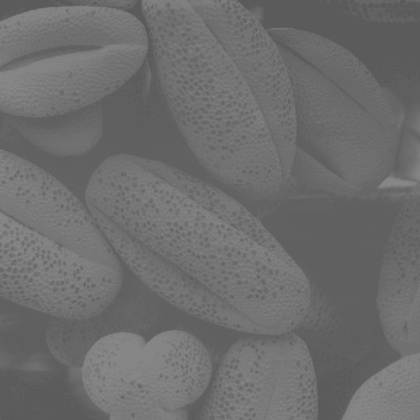
%> input picture Histogram Equalization/Fig3.15(a)3.jpg, 420 x 420 px, shrunk from 500 x 500 before the run
$ octave 'HISTOGRAM EQUALIZATION.m'   (GNU Octave 9; MATLAB toolbox functions it lacks are replaced by stand-ins)
%> lines starting %> are read from the running program, lines starting %| are printed output that depends on the picture
% Read the image
%im=imread('Fig3.15(a)3.jpg');
image=imread('Fig3.15(a)3.jpg');
%> image is the input picture: size 420x420 uint8; min 87, max 138, mean 109.1
% Determinate dimension imagen
[r,c]=size(image);
%> r = 420; c = 420
% Create histogram vector for counting pixel occurrences from 0 to 255
histogram= zeros(256,1);
for r=1:1:r
    for c=1:1:c
        % we add one for fit the scale
        point=image(r,c)+1;
        % Update histogram each time a pixel value is found
        histogram(point)=histogram(point)+1;
    end
end
%> after the loop, histogram = 256 values, max 13093 at index 97, min 0 at index 1, mean 689.1
% We regulate histogram
hist=histogram/(r*c);
%> hist = 256 values, max 0.0742 at index 97, min 0 at index 1, mean 0.00391
n=256;
% The gray-levels in an image may be viewed as random
% variables in the interval [0,1]. A transformation function of
% particular importance in image processing has the form
cumulative=zeros(n,1);
a=hist(1);
%> a = 0
for i=2:1:n
    a=a+hist(i);
    cumulative(i)=a;
end
%> after the loop, a = 1; cumulative = 256 values from 0 to 1
tolerancia=eps(10.0);
%cpd
for i=1:1:n
    % Absolute valore
    if abs(cumulative(i)-0.0)> tolerancia
        al=i-1;
        break
    end
end
%> after the loop, al = 87
for i=n:-1:1
    if abs(cumulative(i)-1)<tolerancia
        acom=i-1;
        break
    end
end
%> after the loop, acom = 255
% Fit values
value=(n-1)/(acom-al);
%> value = 1.52
for r=1:1:r
    for c=1:1:c
        image(r,c)=value*(image(r,c)-al);
    end
end
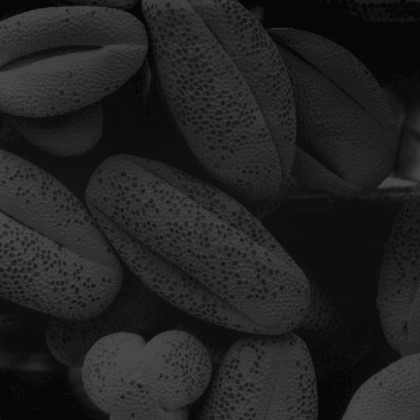
%> image: size 420x420 uint8; min 0, max 77, mean 33.5
% Create histogram vector of the enhanced image
histo_vec=zeros(n,1);
for r=1:1:r
    for c= 1:1:c
        point=image(r,c)+1;
        histo_vec(point)=histo_vec(point) + 1;
    end
end
%> after the loop, histo_vec = 256 values, max 13093 at index 15, min 0 at index 2, mean 689.1
% 90:255
hist_normalizad=histo_vec/(r*c);
%> hist_normalizad = 256 values, max 0.0742 at index 15, min 0 at index 2, mean 0.00391
dominio=al:acom;
%> dominio = 169 values from 87 to 255
range=value*(dominio-al);
%> range = 169 values from 0 to 255
colormap("gray")
figure(1)
subplot(2,3,1),imshow(image),title('Original');
subplot(2,3,2),bar(hist),title(['Normalized histogram']);
subplot(2,3,3),scatter(dominio, range, 'r');title(['Equalization function']);
subplot(2,3,4),imagesc(image);title(['Enhanced image']);
subplot(2,3,5),bar(hist_normalizad);title('Normalized histogram (enhanced)');
subplot(2,3,6),plot(cumulative,'r');title('Cumulative distribution function (CDF)');
%> after `title('Cumulative distribution function (CDF)')`:
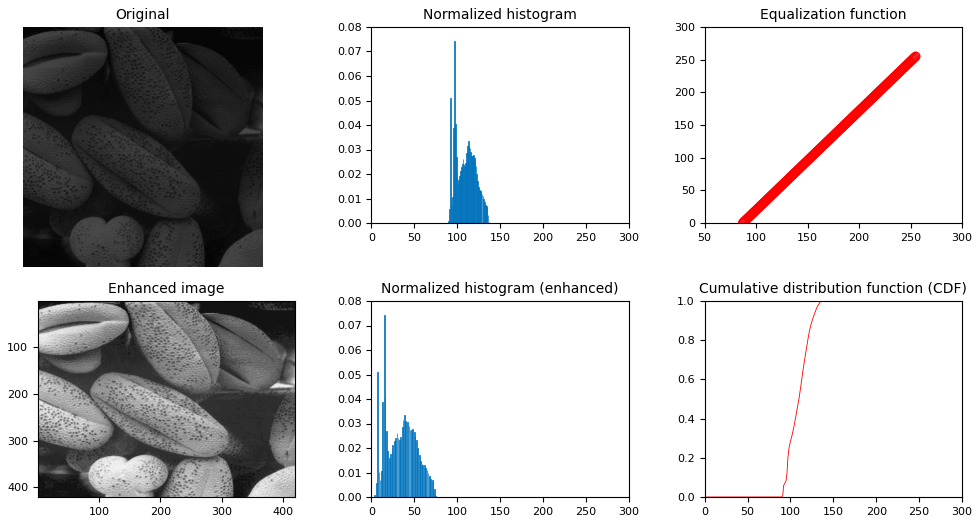
%> figure redrawn from the program's plot data, 6 panels
